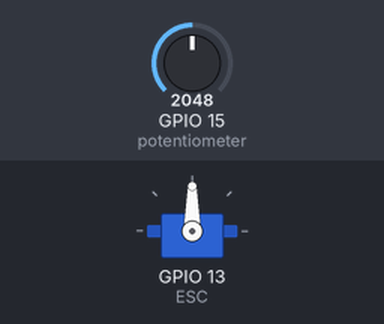
Bench run of a sketch on a simulated ESP32. Parts: servo. The inputs (shaded band) are chosen by the test bench; at power-on: GPIO 15 (potentiometer) = 2048. What the sketch prints to the serial monitor is not drawn.

Above: at 1.2 s.
1.3 s: GPIO 15 (potentiometer) set to 2866
At 2.5 s:
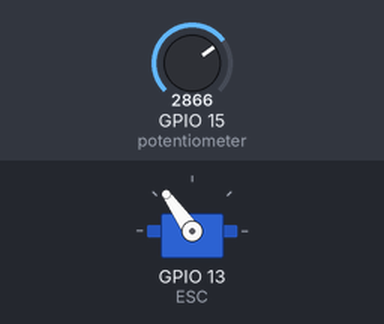
2.8 s: GPIO 15 (potentiometer) set to 3603
At 3.6 s:
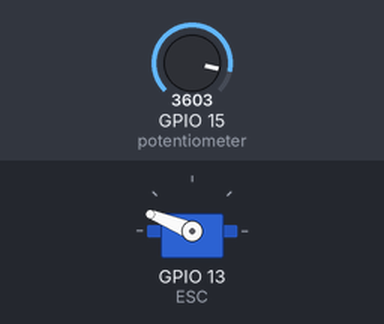
4.3 s: GPIO 15 (potentiometer) set to 4095
At 4.8 s:
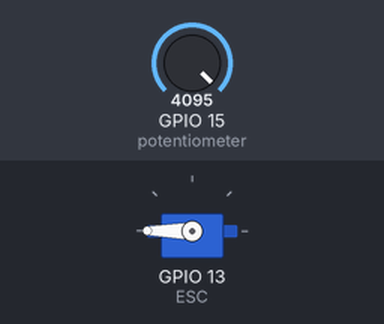
5.8 s: GPIO 15 (potentiometer) set to 1228
At 7.0 s:
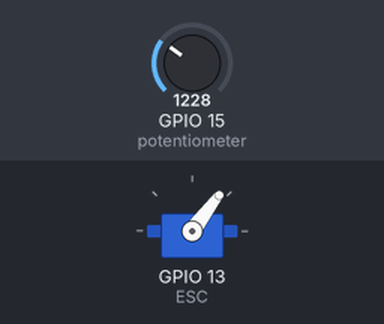
7.3 s: GPIO 15 (potentiometer) set to 491
At 8.2 s:
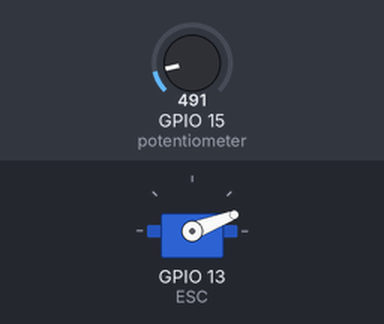
8.8 s: GPIO 15 (potentiometer) set to 0
At 9.4 s:
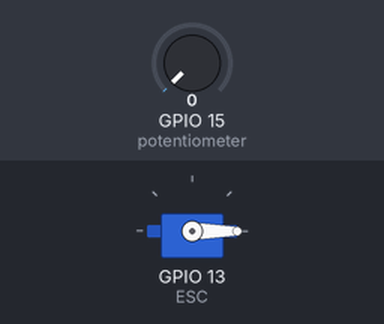
Timing chart, 0 to 11.3 s (numbered marks = the images above; inputs shaded):
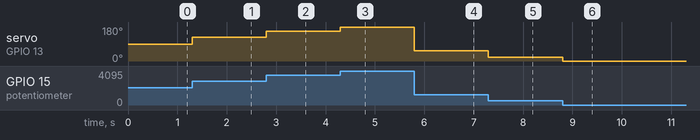

The sketch:

ESP32_pot_servo.ino
```cpp
#include <ESP32Servo.h>

Servo ESC;     // create servo object to control the ESC

int potValue;  // value from the analog pin

void setup() {
  Serial.begin(115200);
  ESC.attach(13); // (pin, min pulse width, max pulse width in microseconds)
  ESC.write(180);
}

void loop() {
  potValue = analogRead(15);   // reads the value of the potentiometer (value between 0 and 1023)
  potValue = map(potValue, 0, 4095, 0, 180);   // scale it to use it with the servo library (value between 0 and 180)
  Serial.println(potValue);
  ESC.write(potValue);    // Send the signal to the ESC
}

// 97 is middle point
// 130 is maximum
// 62 is minimum
```

Measured:
- after the input at 1.3 s, servo on GPIO 13 (ESC): 90° → 125° at once
- after the input at 2.8 s, servo on GPIO 13 (ESC): 125° → 158° at once
- after the input at 4.3 s, servo on GPIO 13 (ESC): 158° → 180° at once
- after the input at 5.8 s, servo on GPIO 13 (ESC): 180° → 53° at once
- after the input at 7.3 s, servo on GPIO 13 (ESC): 53° → 21° at once
- after the input at 8.8 s, servo on GPIO 13 (ESC): 21° → 0° at once
